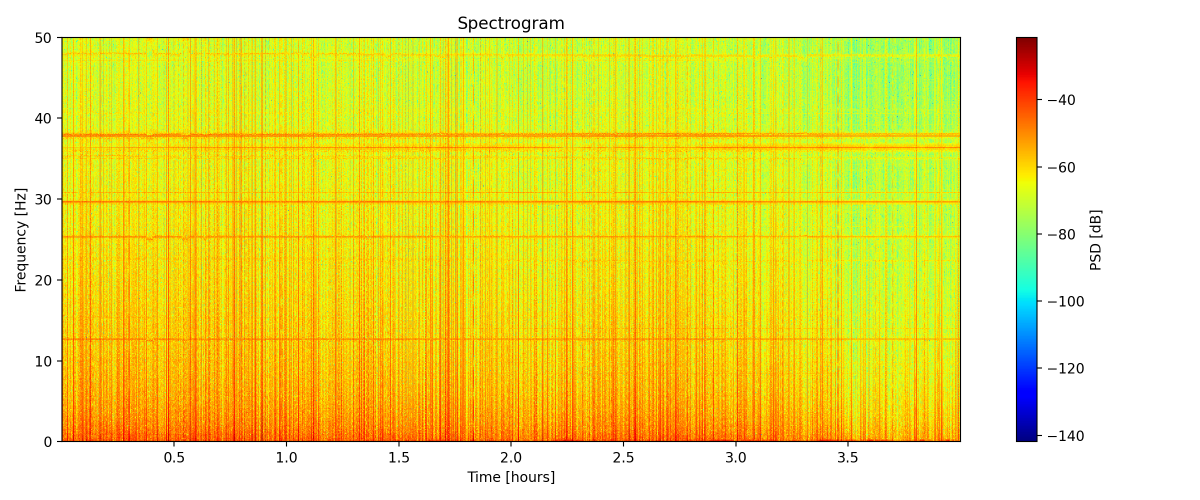
#> input picture vibration_python/20251020_G1_SB2_251020T1900_T8p4_4h_C0_LMO_spectrogram.png, 2400 x 1000 px (shown at 1/2 size)
$ python -i design_threesprings.py   (imports and definitions only)
#> lines starting #> are read from the running program, lines starting #| are printed output that depends on the picture
#!/usr/bin/env python3
# -*- coding: utf-8 -*-

"""
淘宝拉伸弹簧批量筛选 v14 长期悬挂版
重点修复：
- 同一图片多次OCR投票，不再直接拼接错误结果
- 支持 1.5-12-120 / 1.5x12x120 / 1.5×12×120
- 修正常见OCR漏小数点：15->1.5, 18->1.8, 25->2.5
- 支持双横线：1.8-15--80
"""

from __future__ import annotations
import csv, math, re, shutil
from collections import Counter, defaultdict
from dataclasses import dataclass, asdict
from pathlib import Path
from typing import List, Optional, Tuple, Iterable

# 系统参数
N = 3
MASS_KG = 90.0
G0 = 9.80665
DYNAMIC_FACTOR = 1.25

# 长期静载筛选降额
# 不是材料标准常数；用于淘宝材料状态未知时保守筛选
LONG_TERM_DERATE = 0.80

# 常温默认1.0；高温时应按材料数据重新设定
TEMPERATURE_FACTOR = 1.00

# 几何估算
HOOK_AXIAL_FACTOR = 1.0
COIL_ERR = 1.0
N_MIN = 3.0
C_MIN, C_MAX = 4.0, 20.0

# 当前淘宝小型拉簧目录的线径上限
# 用于修复OCR漏小数点，例如15应为1.5
WIRE_D_MAX = 8.0

# 至少两个OCR模式识别一致才接受
MIN_OCR_VOTES = 2

MAT = {
    "304": {
        "name": "304不锈钢",
        "Gmin": 70.0, "Gnom": 73.5, "Gmax": 77.0,
        "rho": 7930.0,
        "tau_allow": 350.0,
    },
    "spring_steel": {
        "name": "弹簧钢",
        "Gmin": 78.0, "Gnom": 80.0, "Gmax": 82.0,
        "rho": 7850.0,
        "tau_allow": 550.0,
    },
}

IMG_EXT = {".png", ".jpg", ".jpeg", ".webp", ".bmp", ".tif", ".tiff"}

@dataclass
class Result:
    image: str
    material: str
    spec: str
    d_mm: float
    OD_mm: float
    L0_mm: float
    D_mm: float
    C: float
    n_nom: float
    k_nom_N_mm: float
    k_min_N_mm: float
    k_max_N_mm: float
    L_nom_mm: float
    L_worst_mm: float
    fn_nom_Hz: float
    fn_min_Hz: float
    fn_max_Hz: float
    tau_normal_MPa: float
    tau_emergency_MPa: float
    tau_allow_MPa: float
    SF_normal: float
    SF_1fail: float
    SF_longterm: float
    max_mass_3spring_kg: float
    max_mass_longterm_kg: float
    tau_allow_longterm_MPa: float
    status: str
    reason: str
    score: float

# [33 lines left out: functions choose_folder, setup_tesseract, not called in this run]

def preprocess(path: Path):
    from PIL import Image, ImageOps, ImageEnhance, ImageFilter
    img = Image.open(path).convert("RGB")
    img = img.resize(
        (int(img.width * 3.0), int(img.height * 3.0)),
        Image.Resampling.LANCZOS
    )
#> img: PIL image 7200x3000 RGB
    img = ImageOps.grayscale(img)
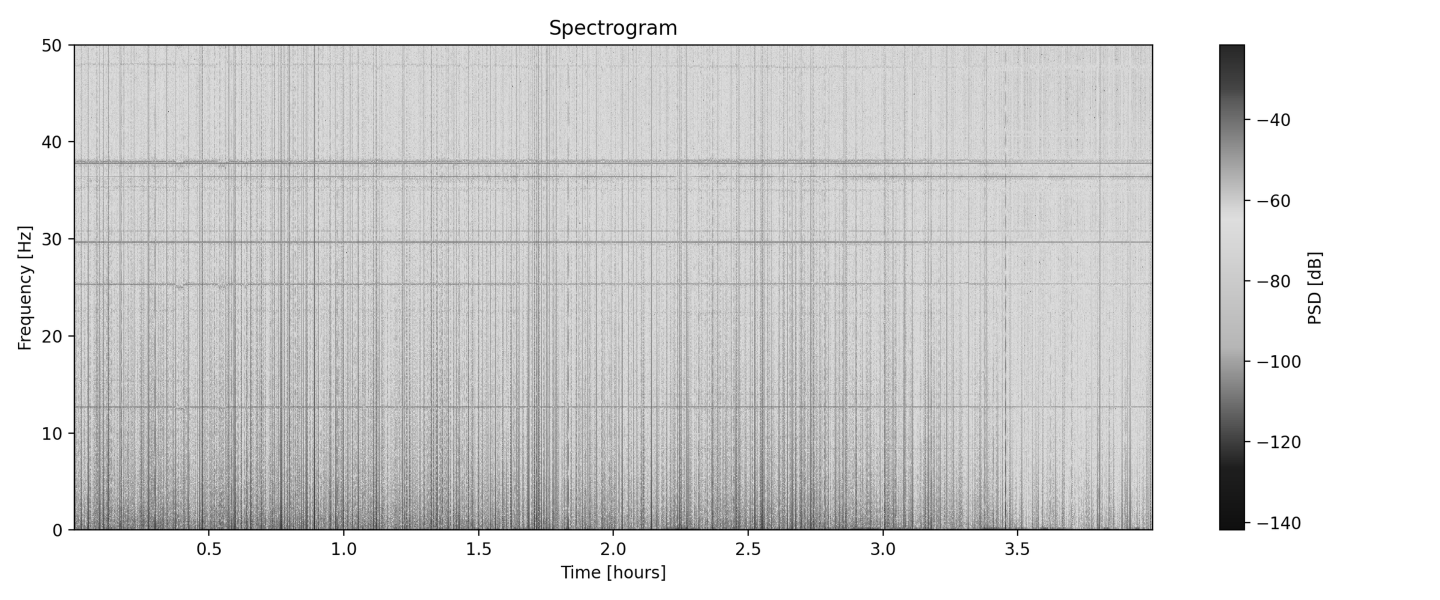
#> img: PIL image 7200x3000 L (shown at 1/5 size); min 0, max 255, mean 214.8
    img = ImageEnhance.Contrast(img).enhance(1.8)
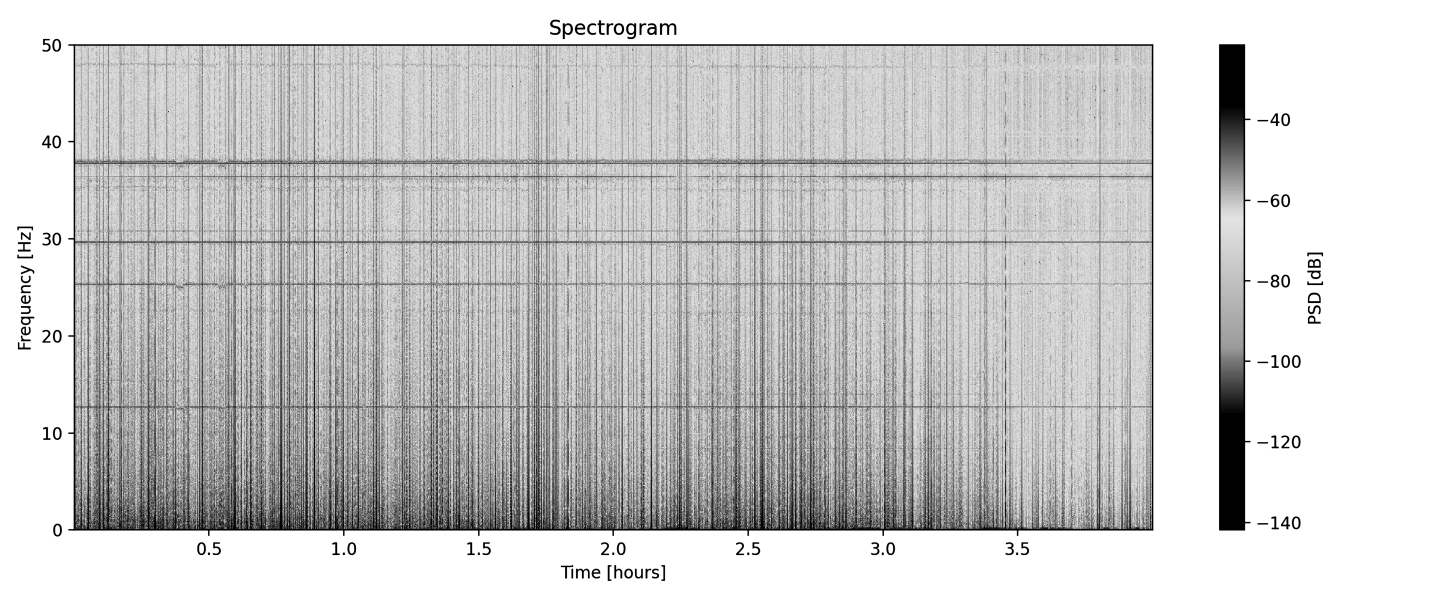
#> img: PIL image 7200x3000 L (shown at 1/5 size); min 0, max 255, mean 204.3
    return img.filter(ImageFilter.SHARPEN)

# 分开执行OCR，供后续投票
# [129 lines left out: functions ocr_passes, materials, normalize_text, repair_wire_diameter, plausible, specs_one_pass and 2 more, not called in this run]

def rate(G_GPa: float, d: float, D: float, n: float) -> float:
    return G_GPa * 1000 * d**4 / (8 * D**3 * n)

# [10 lines left out: function shear, not called in this run]

def coil_count(d: float, OD: float, L0: float):
    n = (L0 - 2 * HOOK_AXIAL_FACTOR * OD) / d
    return n, n + COIL_ERR, n - COIL_ERR

# [237 lines left out: functions spring_mass, natural_frequency, analyze, images, save_csv, main, not called in this run]

# [2 lines not run here, left out]

>>> result = preprocess('20251020_G1_SB2_251020T1900_T8p4_4h_C0_LMO_spectrogram.png')

$ run again, on vibration_python/20251020_G1_SB2_251020T1900_T8p4_4h_C1_LD_waterfall.png
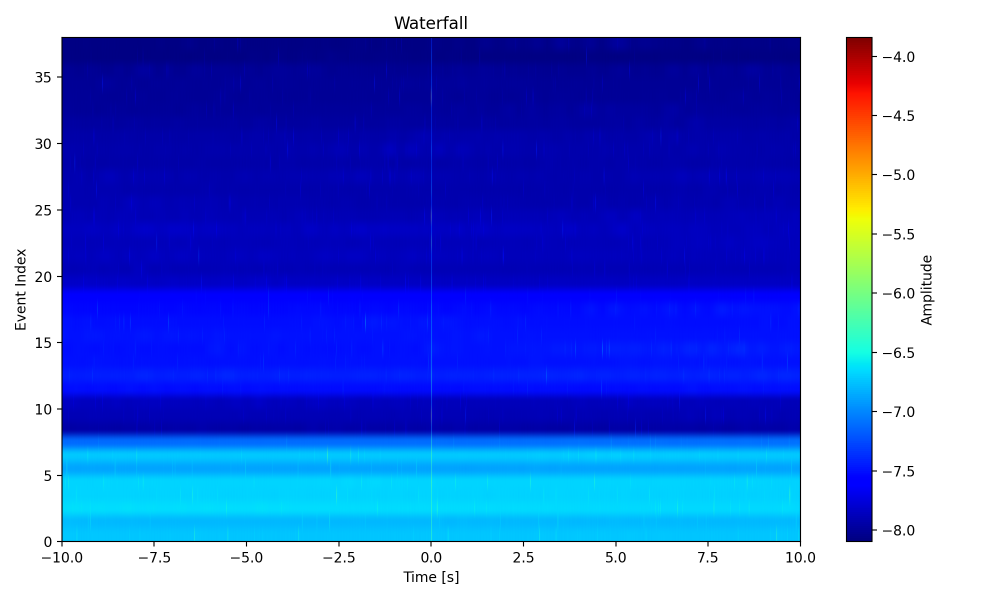
#> input picture vibration_python/20251020_G1_SB2_251020T1900_T8p4_4h_C1_LD_waterfall.png, 2000 x 1200 px (shown at 1/2 size)
#> in preprocess, `img = ImageOps.grayscale(img)`:
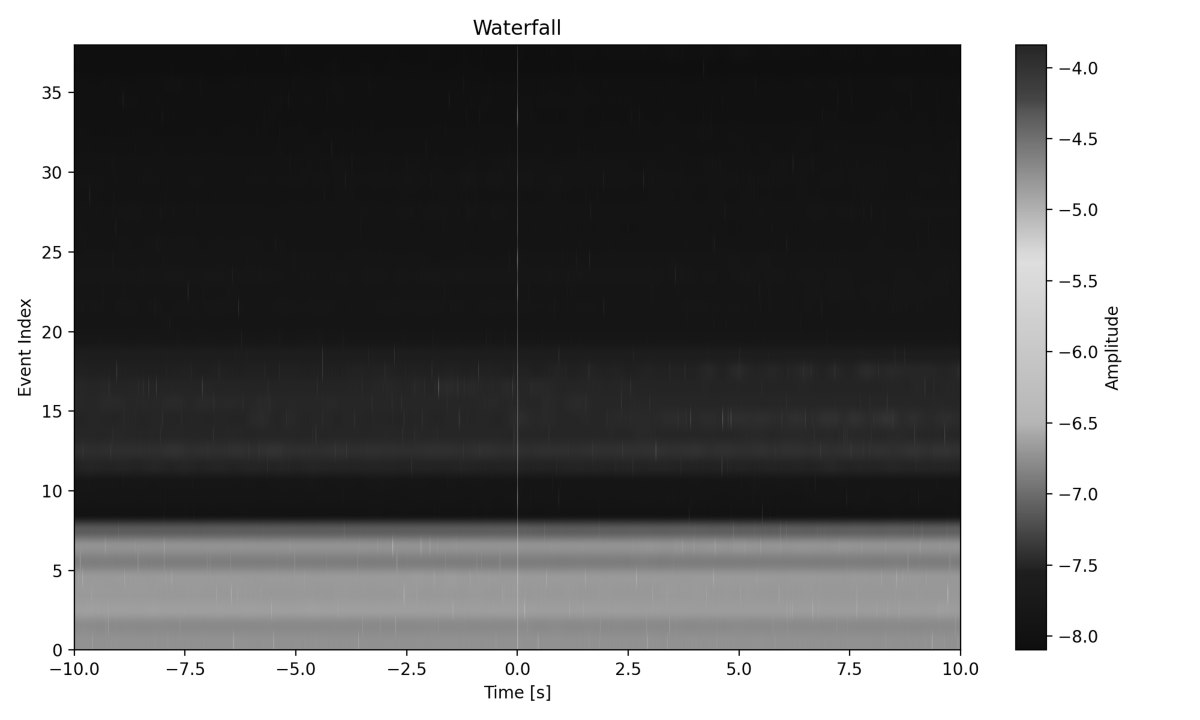
#> img: PIL image 6000x3600 L (shown at 1/5 size); min 0, max 255, mean 122
#> in preprocess, `img = ImageEnhance.Contrast(img).enhance(1.8)`:
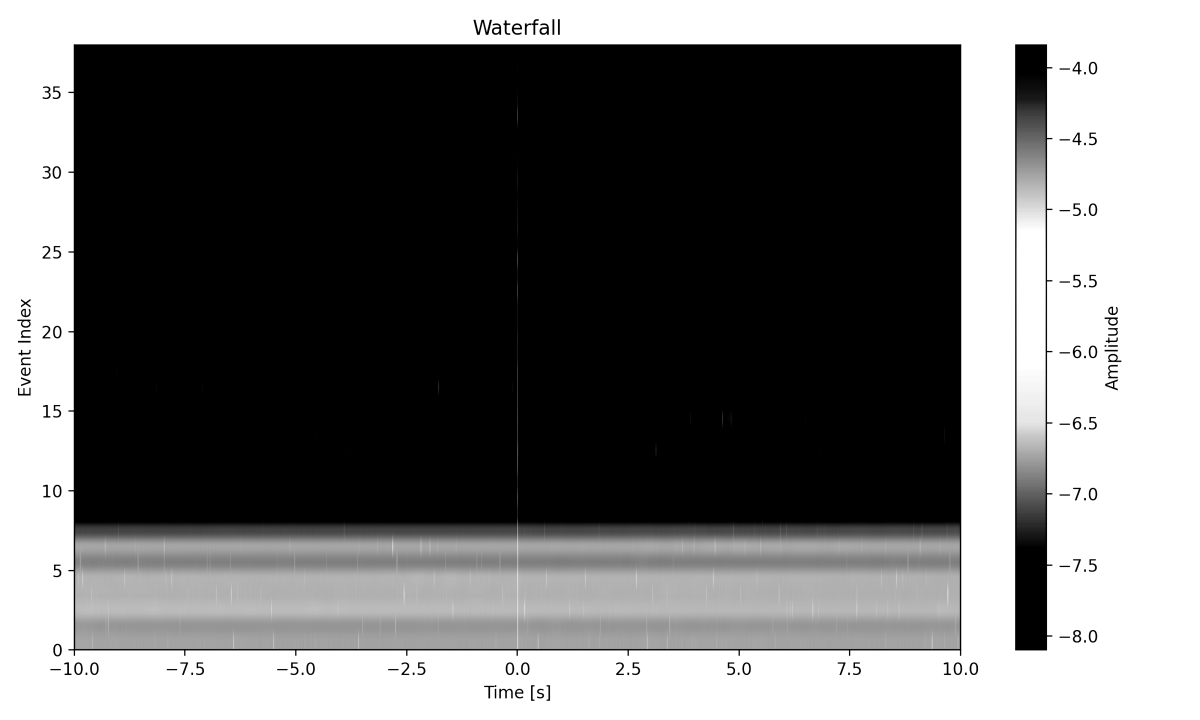
#> img: PIL image 6000x3600 L (shown at 1/5 size); min 0, max 255, mean 111.8
